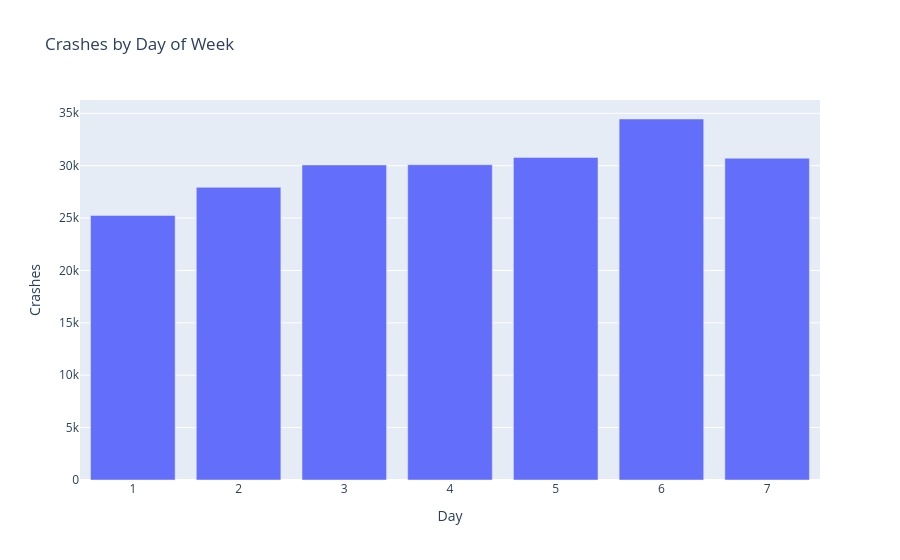

The notebook cell this image was saved under:
### Markdown cell above
#Crashes by Day of Week
This section identifies which days of the week have the highest number of recorded crashes.

### Code cell
day_crashes=df["crash_day_of_week"].value_counts().sort_index().reset_index()
day_crashes.columns=["Day","Crashes"]
fig=px.bar(
    day_crashes,
    x="Day",
    y="Crashes",
    title="Crashes by Day of Week"
)
fig.show()

### Figure 1 — Plotly figure (JSON) as saved in the notebook; plotly's stock layout.template omitted (floating-point values rounded to 4 significant figures)
{"data": [{"hovertemplate": "Day=%{x}<br>Crashes=%{y}<extra></extra>", "legendgroup": "", "marker": {"color": "#636efa", "pattern": {"shape": ""}}, "name": "", "orientation": "v", "showlegend": false, "textposition": "auto", "type": "bar", "x": [1, 2, 3, 4, 5, 6, 7], "xaxis": "x", "y": [25245, 27930, 30068, 30089, 30784, 34453, 30706], "yaxis": "y"}], "layout": {"barmode": "relative", "legend": {"tracegroupgap": 0}, "title": {"text": "Crashes by Day of Week"}, "xaxis": {"anchor": "y", "domain": [0, 1], "title": {"text": "Day"}}, "yaxis": {"anchor": "x", "domain": [0, 1], "title": {"text": "Crashes"}}}}
